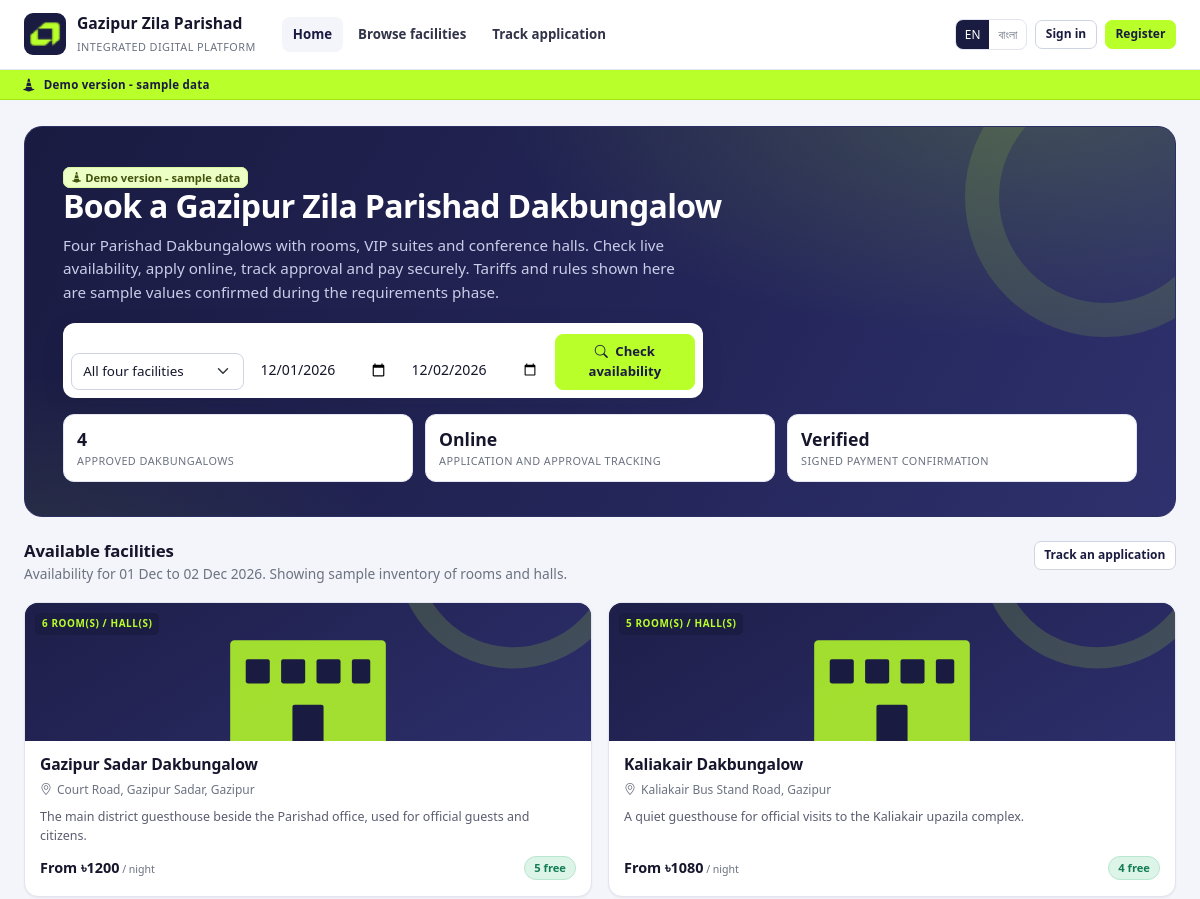
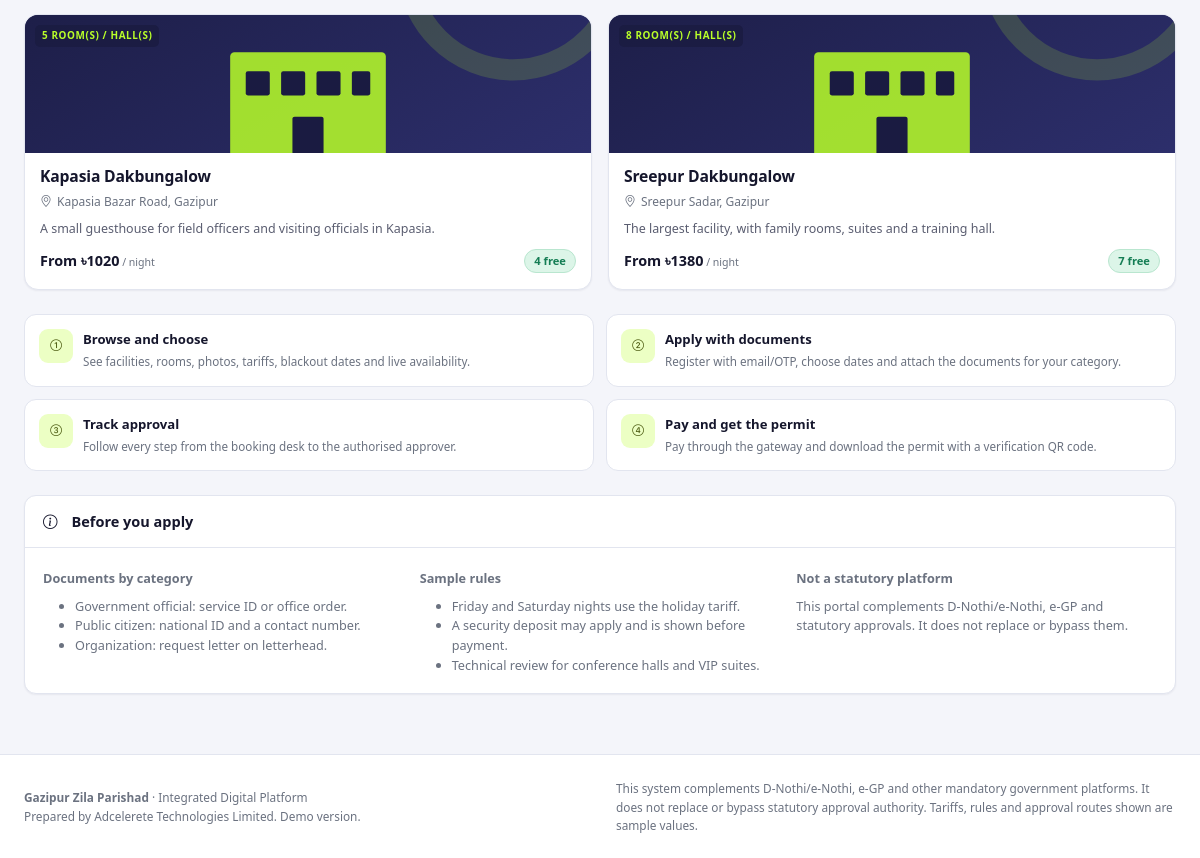
The page / on the database its author committed (2 pictures, top to bottom).
### facilities/models.py (models this page shows, shortened)
class Facility(models.Model):
    code = models.SlugField(max_length=40, unique=True)
    name = models.CharField(max_length=120)
    description = models.TextField(blank=True)
    location = models.CharField(max_length=200)
    amenities = models.TextField(blank=True, help_text='Comma-separated list.')
    rules = models.TextField(blank=True)
    booking_types = models.CharField(
        max_length=200, blank=True,
        help_text='Permitted booking types, e.g. individual stay, official meeting.',
    )
    photo = models.ImageField(upload_to='facilities/', blank=True)
    contact = models.CharField(max_length=120, blank=True)
    is_sample = models.BooleanField(default=True)
    is_active = models.BooleanField(default=True)
    class Meta:
        ordering = ['name']
        verbose_name_plural = 'Facilities'
    @property
    def lowest_tariff(self):
        tariff = (Tariff.objects.filter(unit__facility=self, unit__is_active=True)
                  .order_by('amount').first())
        return tariff.amount if tariff else None

class Tariff(models.Model):
    CATEGORIES = [
        ('government', 'Government official'),
        ('citizen', 'Public citizen'),
        ('organization', 'Organization'),
    ]
    unit = models.ForeignKey(Unit, on_delete=models.CASCADE, related_name='tariffs')
    category = models.CharField(max_length=20, choices=CATEGORIES)
    amount = models.DecimalField(max_digits=10, decimal_places=2)
    holiday_amount = models.DecimalField(
        max_digits=10, decimal_places=2,
        help_text='Nightly / slot rate on Fridays, Saturdays and declared holidays.',
    )
    deposit = models.DecimalField(max_digits=10, decimal_places=2, default=Decimal('0'))
    is_sample = models.BooleanField(default=True)
    class Meta:
        ordering = ['unit', 'category']
        unique_together = [('unit', 'category')]

### core/views.py (the view)
# urls.py: path('', views.home, name='home'),
def home(request):
    facilities = list(Facility.objects.filter(is_active=True).prefetch_related(
        'units', 'units__tariffs'))
    check_in = parse_date(request.GET.get('check_in')) or (today() + timedelta(days=1))
    check_out = parse_date(request.GET.get('check_out')) or (check_in + timedelta(days=1))
    if check_out <= check_in:
        check_out = check_in + timedelta(days=1)
    facility_code = request.GET.get('facility', '')
    show = [f for f in facilities if not facility_code or f.code == facility_code]
    for facility in facilities:
        if facility in show:
            try:
                facility.available_count = len(available_units(facility, check_in, check_out))
            except Exception:
                facility.available_count = 0
    return render(request, 'core/home.html', {
        'facilities': facilities,
        'visible_facilities': show,
        'check_in': check_in,
        'check_out': check_out,
        'facility_code': facility_code,
        'page_title': 'Dakbungalow booking',
        'public_page': True,
    })

### templates/core/home.html (shortened to what this page needs)
{% extends 'base.html' %}
{% load static gzp %}
{% block content %}
<section class="hero">
  <div class="hero-inner">
    <span class="ribbon-inline"><i class="bi bi-cone-striped"></i> Demo version - sample data</span>
    <h1>Book a Gazipur Zila Parishad Dakbungalow</h1>
    <p>Four Parishad Dakbungalows with rooms, VIP suites and conference halls. Check live
      availability, apply online, track approval and pay securely. Tariffs and rules shown
      here are sample values confirmed during the requirements phase.</p>
    <form class="hero-search" method="get" action="/">
      <div>
        <label for="facility">Facility</label>
        <select class="form-select" id="facility" name="facility">
          <option value="">All four facilities</option>
        </select>
      </div>
      <div>
        <label for="check_in">Check-in</label>
        <input class="form-control" type="date" id="check_in" name="check_in" value="{{ check_in|date:'Y-m-d' }}">
      </div>
      <div>
        <label for="check_out">Check-out</label>
        <input class="form-control" type="date" id="check_out" name="check_out" value="{{ check_out|date:'Y-m-d' }}">
      </div>
      <div class="d-flex align-items-end">
        <button class="btn btn-accent w-100" type="submit"><i class="bi bi-search me-1"></i> Check availability</button>
      </div>
    </form>
    <div class="hero-strip">
      <div class="mini-kpi"><div class="v">{{ facilities|length }}</div><div class="l">Approved Dakbungalows</div></div>
      <div class="mini-kpi"><div class="v">Online</div><div class="l">Application and approval tracking</div></div>
      <div class="mini-kpi"><div class="v">Verified</div><div class="l">Signed payment confirmation</div></div>
    </div>
  </div>
</section>
<div class="page-head mt-4" id="facilities">
  <div>
    <h1 style="font-size:1.05rem">Available facilities</h1>
    <div class="sub">Availability for {{ check_in|date:'d M' }} to {{ check_out|date:'d M Y' }}.
      Showing sample inventory of rooms and halls.</div>
  </div>
  <a class="btn btn-sm btn-outline-primary" href="/track/">Track an application</a>
</div>
<div class="facility-grid">
  {% for facility in visible_facilities %}
    <a class="facility-card" href="/facilities/{{ facility.code }}/" style="text-decoration:none;color:inherit">
      <div class="photo">
        {% if facility.photo %}
          <img src="{{ facility.photo.url }}" alt="{{ facility.name }}">
        {% else %}
          <img src="{% static 'img/facility-placeholder.svg' %}" alt="{{ facility.name }}">
        {% endif %}
        <span class="tag">{{ facility.units.count }} room(s) / hall(s)</span>
      </div>
      <div class="body">
        <h3>{{ facility.name }}</h3>
        <div class="loc"><i class="bi bi-geo-alt"></i>{{ facility.location }}</div>
        <div class="desc">{{ facility.description|truncatechars:110 }}</div>
        <div class="foot">
          <div class="price">
            {% if facility.lowest_tariff %}From ৳{{ facility.lowest_tariff|floatformat:0 }}<small> / night</small>{% else %}Tariff on request{% endif %}
          </div>
          <span class="chip {% if facility.available_count %}chip-success{% else %}chip-danger{% endif %}">
            {{ facility.available_count }} free
          </span>
        </div>
      </div>
    </a>
  {% empty %}
    <div class="card"><div class="card-body table-empty">
      <i class="bi bi-buildings"></i>
      <p>No facilities are published yet.</p>
    </div></div>
  {% endfor %}
</div>
<div class="feature-strip mt-4">
  <div class="feature">
    <span class="ic"><i class="bi bi-1-circle"></i></span>
    <div><b>Browse and choose</b><span>See facilities, rooms, photos, tariffs, blackout dates and live availability.</span></div>
  </div>
  <div class="feature">
    <span class="ic"><i class="bi bi-2-circle"></i></span>
    <div><b>Apply with documents</b><span>Register with email/OTP, choose dates and attach the documents for your category.</span></div>
  </div>
  <div class="feature">
    <span class="ic"><i class="bi bi-3-circle"></i></span>
    <div><b>Track approval</b><span>Follow every step from the booking desk to the authorised approver.</span></div>
  </div>
  <div class="feature">
    <span class="ic"><i class="bi bi-4-circle"></i></span>
    <div><b>Pay and get the permit</b><span>Pay through the gateway and download the permit with a verification QR code.</span></div>
  </div>
</div>
<div class="card mt-4">
  <div class="card-header"><i class="bi bi-info-circle me-1"></i> Before you apply</div>
  <div class="card-body">
    <div class="row g-3">
      <div class="col-md-4">
        <b class="small">Documents by category</b>
        <ul class="small text-muted mt-2 mb-0">
          <li>Government official: service ID or office order.</li>
          <li>Public citizen: national ID and a contact number.</li>
          <li>Organization: request letter on letterhead.</li>
        </ul>
      </div>
      <div class="col-md-4">
        <b class="small">Sample rules</b>
        <ul class="small text-muted mt-2 mb-0">
          <li>Friday and Saturday nights use the holiday tariff.</li>
          <li>A security deposit may apply and is shown before payment.</li>
          <li>Technical review for conference halls and VIP suites.</li>
        </ul>
      </div>
      <div class="col-md-4">
        <b class="small">Not a statutory platform</b>
        <p class="small text-muted mt-2 mb-0">This portal complements D-Nothi/e-Nothi, e-GP and statutory
          approvals. It does not replace or bypass them.</p>
      </div>
    </div>
  </div>
</div>
{% endblock %}

### templates/base.html (shortened to what this page needs)
{% load static gzp %}<!doctype html>
<html lang="{{ lang }}">
<head>
  <link rel="stylesheet" href="{% static 'vendor/bootstrap/bootstrap.min.css' %}">
  <link rel="stylesheet" href="{% static 'vendor/bootstrap-icons/bootstrap-icons.min.css' %}">
  <link rel="stylesheet" href="{% static 'css/gzp.css' %}">
</head>
<body class="{% block body_class %}{% endblock %}">
{% if user.is_authenticated and user.is_staff_portal_user %}
  <aside class="sidebar" id="sidebar" aria-label="Main navigation">
    <div class="brand">
      <img src="{% static 'img/adcelerete_logo.png' %}" alt="Adcelerete logo">
      <div>
        <div class="brand-name">{{ APP_NAME_MAIN }}</div>
        <div class="brand-sub">{{ APP_NAME_SUB }}</div>
      </div>
    </div>
    <div class="sidebar-scroll">
      {% for group in nav_groups %}
        <div class="nav-group">
          <div class="nav-group-label">{{ group.label|tr:lang }}</div>
          {% for item in group.items %}
            <a class="nav-item {% nav_active request item.url %}" href="{{ item.url }}">
              <i class="bi bi-{{ item.icon }}"></i><span>{{ item.label|tr:lang }}</span>
            </a>
          {% endfor %}
        </div>
      {% endfor %}
      <div class="sidebar-note">
        <strong>{% t "Demo version" %}</strong><br>
        Sample data only. Approvals, payments and messages are simulated where marked.
      </div>
    </div>
  </aside>
  <div class="app-shell">
    <header class="topbar">
      <button class="icon-btn mobile-topbar" type="button" onclick="document.body.classList.toggle('sidebar-open')" aria-label="Toggle navigation">
        <i class="bi bi-list"></i>
      </button>
      <div>
        <div class="page-title">{% block topbar_title %}{{ page_title|default:"Dashboard" }}{% endblock %}</div>
        <div class="crumb">{{ APP_NAME_MAIN }} · {{ user.role_name }}</div>
      </div>
      <div class="topbar-spacer"></div>
      <div class="lang-switch" role="group" aria-label="Language">
        <a class="{% if lang == 'en' %}on{% endif %}" href="/lang/en/?next={{ request.get_full_path|urlencode }}">EN</a>
        <a class="{% if lang == 'bn' %}on{% endif %}" href="/lang/bn/?next={{ request.get_full_path|urlencode }}">বাংলা</a>
      </div>
      <a class="icon-btn" href="/app/notifications/" aria-label="Notifications">
        <i class="bi bi-bell"></i>
        {% if unread_count %}<span class="badge-dot">{{ unread_count }}</span>{% endif %}
      </a>
      {% if DEMO_MODE %}{% include 'partials/demo_switcher.html' %}{% endif %}
      <div class="dropdown">
        <a class="user-chip dropdown-toggle" href="#" data-bs-toggle="dropdown" aria-expanded="false">
          <span class="avatar">{{ user.display_name|initials }}</span>
          <span class="d-none d-lg-block">
            <span class="u-name">{{ user.display_name }}</span><br>
            <span class="u-role">{{ user.role_name }}</span>
          </span>
        </a>
        <ul class="dropdown-menu dropdown-menu-end shadow-sm">
          <li><a class="dropdown-item" href="/profile/"><i class="bi bi-person me-2"></i>{% t "My profile" %}</a></li>
          <li><a class="dropdown-item" href="/app/notifications/"><i class="bi bi-bell me-2"></i>{% t "Notifications" %}</a></li>
          <li><hr class="dropdown-divider"></li>
          <li>
            <form method="post" action="/logout/">{% csrf_token %}
              <button class="dropdown-item" type="submit"><i class="bi bi-box-arrow-right me-2"></i>{% t "Sign out" %}</button>
            </form>
          </li>
        </ul>
      </div>
    </header>
    <div class="demo-ribbon"><i class="bi bi-cone-striped"></i> {% t "Demo version - sample data" %}</div>
    <main class="page" id="main">
      {% include 'partials/messages.html' %}
{% else %}
  <header class="public-header">
    <div class="public-inner">
      <a class="public-brand" href="/">
        <img src="{% static 'img/adcelerete_logo.png' %}" alt="Adcelerete logo">
        <span>
          <span class="bn">{{ APP_NAME_MAIN }}</span><br>
          <span class="bs">{{ APP_NAME_SUB }}</span>
        </span>
      </a>
      <nav class="public-nav" aria-label="Public navigation">
        <a href="/" class="{% if request.path == '/' %}on{% endif %}">{% t "Home" %}</a>
        <a href="/#facilities">{% t "Browse facilities" %}</a>
        <a href="/track/">{% t "Track application" %}</a>
      </nav>
      <div class="public-actions">
        <div class="lang-switch" role="group" aria-label="Language">
          <a class="{% if lang == 'en' %}on{% endif %}" href="/lang/en/?next={{ request.get_full_path|urlencode }}">EN</a>
          <a class="{% if lang == 'bn' %}on{% endif %}" href="/lang/bn/?next={{ request.get_full_path|urlencode }}">বাংলা</a>
        </div>
        {% if user.is_authenticated %}
          <a class="icon-btn" href="/app/notifications/" aria-label="Notifications">
            <i class="bi bi-bell"></i>
            {% if unread_count %}<span class="badge-dot">{{ unread_count }}</span>{% endif %}
          </a>
          {% if DEMO_MODE %}{% include 'partials/demo_switcher.html' %}{% endif %}
          <div class="dropdown">
            <a class="user-chip dropdown-toggle" href="#" data-bs-toggle="dropdown">
              <span class="avatar">{{ user.display_name|initials }}</span>
              <span class="d-none d-md-block"><span class="u-name">{{ user.display_name }}</span><br><span class="u-role">{{ user.role_name }}</span></span>
            </a>
            <ul class="dropdown-menu dropdown-menu-end shadow-sm">
              {% if user.is_citizen %}
                <li><a class="dropdown-item" href="/citizen/"><i class="bi bi-journal-text me-2"></i>{% t "My applications" %}</a></li>
              {% endif %}
              <li><a class="dropdown-item" href="/profile/"><i class="bi bi-person me-2"></i>{% t "My profile" %}</a></li>
              <li><hr class="dropdown-divider"></li>
              <li><form method="post" action="/logout/">{% csrf_token %}<button class="dropdown-item" type="submit"><i class="bi bi-box-arrow-right me-2"></i>{% t "Sign out" %}</button></form></li>
            </ul>
          </div>
        {% else %}
          <a class="btn btn-sm btn-outline-primary" href="/login/">{% t "Sign in" %}</a>
          <a class="btn btn-sm btn-accent" href="/register/">{% t "Register" %}</a>
        {% endif %}
      </div>
    </div>
  </header>
  <div class="demo-ribbon"><i class="bi bi-cone-striped"></i> {% t "Demo version - sample data" %}</div>
  <main id="main">
    <div class="public-wrap">
{% endif %}
      {% block content %}{% endblock %}
{% if user.is_authenticated and user.is_staff_portal_user %}
    </main>
    <footer class="app-footer">
      Prepared by {{ SUPPLIER }}. Demo version. This platform complements D-Nothi/e-Nothi, e-GP and statutory approvals; it does not replace or bypass them.
    </footer>
  </div>
{% else %}
    </div>
  </main>
  <footer class="public-footer">
    <div class="inner">
      <div>
        <strong>{{ APP_NAME_MAIN }}</strong> · {{ APP_NAME_SUB }}<br>
        Prepared by {{ SUPPLIER }}. Demo version.
      </div>
      <div style="max-width:560px">
        This system complements D-Nothi/e-Nothi, e-GP and other mandatory government platforms.
        It does not replace or bypass statutory approval authority. Tariffs, rules and approval
        routes shown are sample values.
      </div>
    </div>
  </footer>
{% endif %}
</body>
</html>

### templates/partials/messages.html (shortened to what this page needs)
{% load gzp %}

### rows shown on the page
Facility: units.count "6", name "Gazipur Sadar Dakbungalow", location "Court Road, Gazipur Sadar, Gazipur", description "The main district guesthouse beside the Parishad office, used for official guests and citizens.", lowest_tariff "1200", available_count "5"
Facility: units.count "5", name "Kaliakair Dakbungalow", location "Kaliakair Bus Stand Road, Gazipur", description "A quiet guesthouse for official visits to the Kaliakair upazila complex.", lowest_tariff "1080", available_count "4"
Facility: units.count "5", name "Kapasia Dakbungalow", location "Kapasia Bazar Road, Gazipur", description "A small guesthouse for field officers and visiting officials in Kapasia.", lowest_tariff "1020", available_count "4"
Facility: units.count "8", name "Sreepur Dakbungalow", location "Sreepur Sadar, Gazipur", description "The largest facility, with family rooms, suites and a training hall.", lowest_tariff "1380", available_count "7"

### other values the page prints
{{ APP_NAME_MAIN }} "Gazipur Zila Parishad"
{{ APP_NAME_SUB }} "INTEGRATED DIGITAL PLATFORM"
{{ facilities|length }} "4"
{{ check_in|date:'d M' }} "01 Dec"
{{ check_out|date:'d M Y' }} "02 Dec 2026"
{{ APP_NAME_SUB }} "Integrated Digital Platform"
{{ SUPPLIER }} "Adcelerete Technologies Limited"
